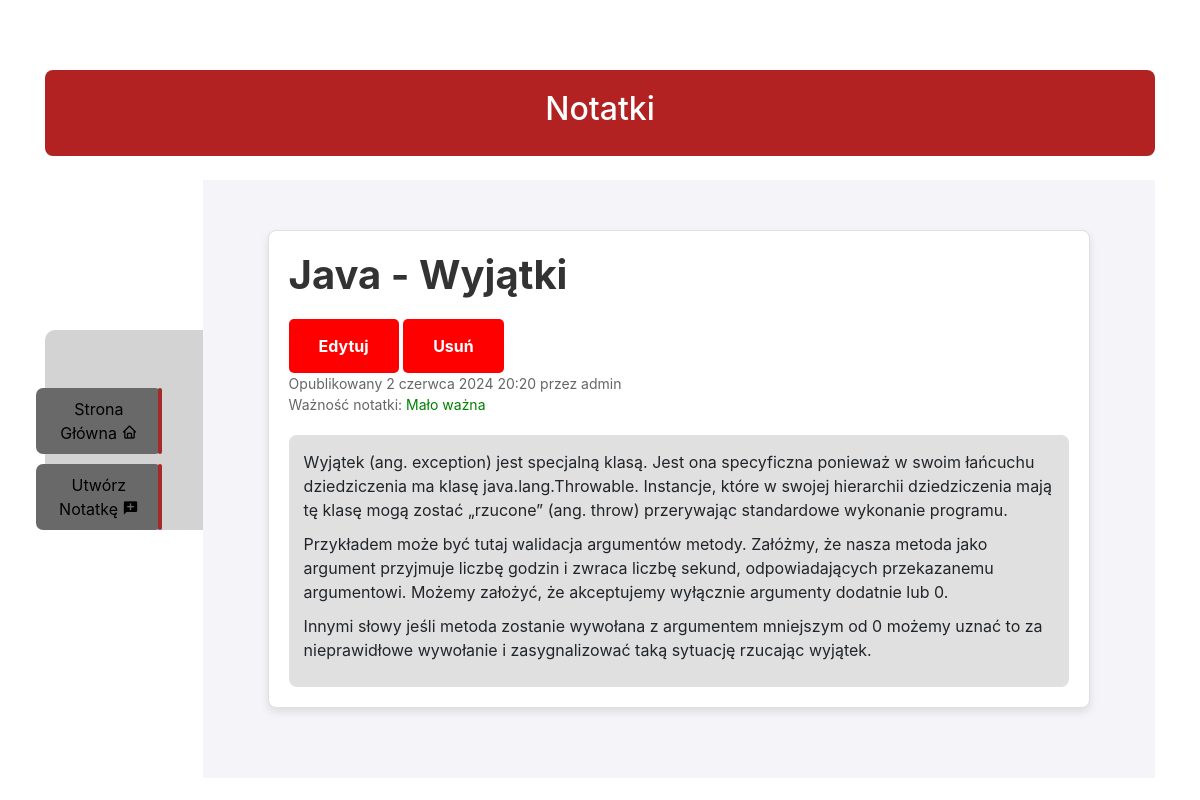
The app's page /2024/6/2/java-wyjatki/ with its own data.
### notatki/models.py (models this page shows, shortened)
class Note(models.Model):
    objects = models.Manager()
    published = PublishedManager()
    title = models.CharField(max_length=250)
    body = models.TextField()
    PRIORITY_CHOICES = (
        ('1_high', "Bardzo ważne"),
        ('2_medium', "Średnio ważne"),
        ('3_low', "Mało ważne")
    )
    priority = models.CharField(max_length=10, choices=PRIORITY_CHOICES,
                                default='medium')
    publish = models.DateTimeField(default=timezone.now)
    created = models.DateTimeField(auto_now_add=True)
    updated = models.DateTimeField(auto_now=True)
    STATUS_CHOICES = (
        ('draft', 'Draft'),
        ('published', 'Opublikowany')
    )
    status = models.CharField(max_length=10, choices=STATUS_CHOICES,
                              default='published')
    slug = models.SlugField(max_length=250, unique_for_date='publish')
    author = models.ForeignKey(User, on_delete=models.CASCADE, related_name='blog_posts')
    class Meta:
        ordering = ('-publish',)
    class Meta:
        ordering = ('created',)

### notatki/views.py (the view)
# urls.py: path('<int:year>/<int:month>/<int:day>/<slug:slug>/', views.note_detail, name='note_detail'),
def note_detail(request, year, month, day, slug):
    note = get_object_or_404(Note, slug=slug, status="published",
                             publish__year=year,
                             publish__month=month,
                             publish__day=day)
    return render(request, 'notatki/post/detail.html', {'note': note})

### notatki/templates/notatki/post/detail.html (shortened to what this page needs)
{% extends "notatki/base.html" %}
{% block content %}
        <div class="main-container">
    <div class="navbar">
        <ul>
            <a href="/"><li>Strona Główna  <i class='bx bx-home'></i></li></a>
            <a href="create"><li>Utwórz Notatkę <i class='bx bxs-comment-add'></i></li></a>
        </ul>
    </div>
    <div class="note-main">
        <div class="container">
            <div class="note">
                <h1>{{ note.title }}</h1>
                <a href="" class="a-edit"><button class="edit">Edytuj</button></a>
                <a href="" class="a-delete"><button class="edit">Usuń</button></a>
                <p class="date">
                    Opublikowany {{ note.publish }} przez {{ note.author }}<br>
                    Ważność notatki:
                    {% if note.priority == "3_low" %}
                        <span class="low-priority">Mało ważna</span>
                    {% elif note.priority == "2_medium" %}
                        <span class="medium-priority">Średnio ważna</span>
                    {% else %}
                        <span class="high-priority">Bardzo ważna</span>
                    {% endif %}
                </p>
                <div class="note-text">
                    {{ note.body|linebreaks }}
                </div>
            </div>
        </div>
        </div>
    </div>
{% endblock %}

### notatki/static/css/blog.css (style rules this page uses)
body { margin: 0; padding: 0; box-sizing: border-box; font-family: 'Montserrat', sans-serif; }
.main-container { display: flex; }
.navbar { background-color: lightgrey; width: 200px; height: 200px; border-top-left-radius: 10px; border-bottom-left-radius: 10px; display: flex; flex-direction: column; align-items: center; padding-top: 10px; margin-top: 150px; }
.navbar ul { list-style: none; padding: 0; margin: 0; width: 100%; margin-top: 40px; }
.navbar li { background-color: dimgrey; color: black; border-radius: 7px; margin: 10px 0; padding: 9px; text-align: center; position: relative; right: 25px; transition: all 0.3s ease; }
.navbar li::before { content: ''; position: absolute; top: 0; right: 0; width: 0; height: 100%; border-radius: 8px; border: 2px solid brown; transition: width 0.3s ease; }
.navbar li i { color: black; }
.note-main { display: flex; justify-content: space-between; padding: 50px; background-color: #f0f0f0; flex-grow: 1; }
.container { flex: 3; margin-right: 20px; }
.container h1 { margin-bottom: 25px; font-weight: 700; color: #333; }

### notatki/static/css/detail.css (style rules this page uses)
.note-main { display: flex; justify-content: center; padding: 50px; background-color: #f4f4f9; }
.container { flex: 3; margin-right: 20px; }
.note { background-color: #ffffff; border: 1px solid #e0e0e0; border-radius: 8px; padding: 20px; margin-bottom: 20px; box-shadow: 0 4px 8px rgba(0, 0, 0, 0.1); transition: box-shadow 0.3s ease; }
.note h1 { margin-bottom: 20px; font-weight: 700; color: #333; }
.date { font-size: 14px; color: #666; margin-bottom: 20px; }
.low-priority { color: green; }
.note-text { background-color: #e0e0e0; padding: 15px; border-radius: 8px; }
.note-text p { margin-bottom: 10px; }
.edit { background-color: red; color: white; padding: 15px 30px; border: none; border-radius: 5px; font-weight: 700; cursor: pointer; transition: background-color 0.3s ease; position: relative; top: 10%; }

### notatki/static/css/create.css (style rules this page uses)
body { display: flex; justify-content: center; align-items: center; height: 100vh; background-color: #f4f4f9; }

### records on screen
Note: title "Java - Wyjątki", publish "2 czerwca 2024 20:20", author "admin", body "Wyjątek (ang. exception) jest specjalną klasą. Jest ona specyficzna ponieważ w swoim łańcuchu dziedziczenia ma klasę java.lang.Throwable. Instancje, które w swojej hierarchii dziedziczenia mają tę klasę mogą zostać „rzucone” (ang. throw) przerywając standardowe wykonanie programu. Przykładem może być tutaj walidacja argumentów metody. Załóżmy, że nasza metoda jako argument przyjmuje liczbę godzin i zwraca liczbę sekund, odpowiadających przekazanemu argumentowi. Możemy założyć, że akceptujemy wyłącznie argumenty dodatnie lub 0. Innymi słowy jeśli metoda zostanie wywołana z argumentem mniejszym od 0 możemy uznać to za nieprawidłowe wywołanie i zasygnalizować taką sytuację rzucając wyjątek."
